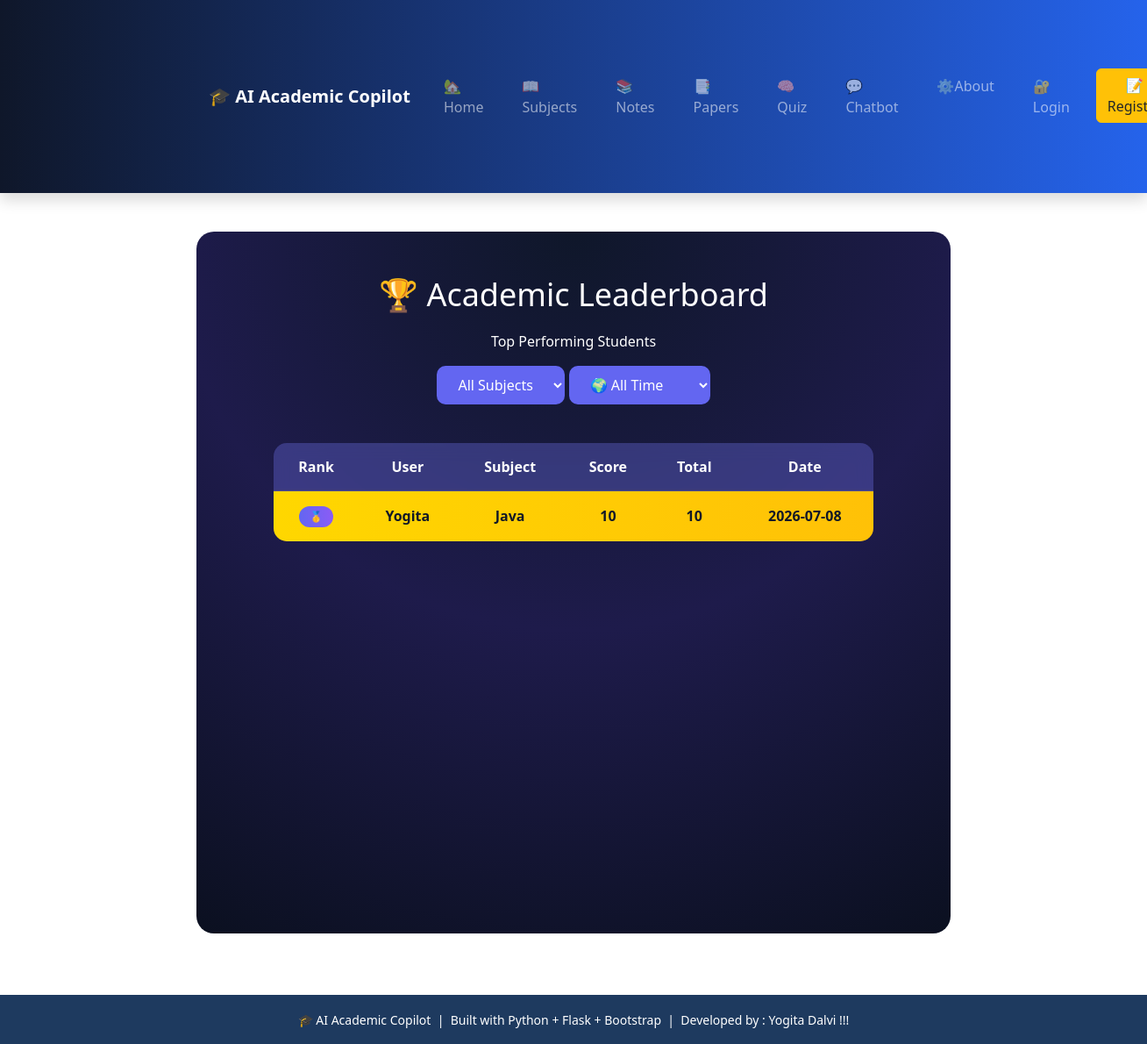
The app's page /leaderboard with its own data.
### tables this page shows
CREATE TABLE quiz_results (
        id INTEGER PRIMARY KEY AUTOINCREMENT,
        user_id INTEGER,
        subject TEXT,
        score INTEGER,
        total INTEGER,
        created_at TEXT
    );

CREATE TABLE users (
        id INTEGER PRIMARY KEY AUTOINCREMENT,
        fullname TEXT,
        email TEXT,
        username TEXT UNIQUE,
        password TEXT,
        role TEXT DEFAULT 'student'
    );

### app.py (the view)
@app.route("/leaderboard")
def leaderboard():
    conn = get_db()
    cur = conn.cursor()
    subject = request.args.get("subject", "All")
    period = request.args.get("period", "all")
    query = """
        SELECT users.username,
               quiz_results.subject,
               quiz_results.score,
               quiz_results.total,
               quiz_results.created_at
        FROM quiz_results
        JOIN users
        ON quiz_results.user_id = users.id
    """
    conditions = []
    params = []
    if subject != "All":
        conditions.append("quiz_results.subject=?")
        params.append(subject)
    if period == "today":
        conditions.append("created_at=?")
        params.append(str(date.today()))
    elif period == "week":
        week = date.today() - timedelta(days=7)
        conditions.append("created_at>=?")
        params.append(str(week))
    if conditions:
        query += " WHERE " + " AND ".join(conditions)
    query += " ORDER BY score DESC"
    cur.execute(query, params)
    data = cur.fetchall()
    current_user = session.get("username")
    your_rank = None
    for i, row in enumerate(data, start=1):
        if row["username"] == current_user:
            your_rank = i
            break
    return render_template(
        "leaderboard.html",
        data=data,
        selected_subject=subject,
        selected_period=period,
        current_user=current_user,
        your_rank=your_rank
    )

### app.py (called while the page is built)
def get_db():
    conn = sqlite3.connect(DB_PATH)
    conn.row_factory = sqlite3.Row
    return conn

### templates/leaderboard.html (shortened to what this page needs)
{% extends "base.html" %}
{% block content %}
<div class="lb-container">
    <h1>🏆 Academic Leaderboard</h1>
    <p>Top Performing Students</p>
    <form method="GET">
    <select name="subject" onchange="this.form.submit()">
        <option value="All">All Subjects</option>
    </select>
    <select name="period" onchange="this.form.submit()">
    <option value="all"
    {% if selected_period=="all" %}selected{% endif %}>
    🌍 All Time
    </option>
</select>
</form>
<br>
    <table>
        <tr>
            <th>Rank</th>
            <th>User</th>
            <th>Subject</th>
            <th>Score</th>
            <th>Total</th>
            <th>Date</th>
        </tr>
        {% for row in data %}
        <tr class="
            {% if loop.index == 1 %}
                gold
            {% elif loop.index == 2 %}
                silver
            {% elif loop.index == 3 %}
                bronze
            {% endif %}
        ">
            <td>
                {% if loop.index == 1 %}
                    <span class="badge">🥇</span>
                {% elif loop.index == 2 %}
                    <span class="badge">🥈</span>
                {% elif loop.index == 3 %}
                    <span class="badge">🥉</span>
                {% else %}
                    <span class="badge">{{ loop.index }}</span>
                {% endif %}
            </td>
            <td>{{ row["username"] }}</td>
            <td>{{ row["subject"] }}</td>
            <td>{{ row["score"] }}</td>
            <td>{{ row["total"] }}</td>
            <td>{{ row["created_at"] }}</td>
        </tr>
        {% endfor %}
    </table>
</div>
{% endblock %}

### templates/base.html (shortened to what this page needs)
<!DOCTYPE html>
<html lang="en">
<head>
    <link href="https://cdn.jsdelivr.net/npm/bootstrap@5.3.3/dist/css/bootstrap.min.css" rel="stylesheet">
    <link rel="stylesheet" href="{{ url_for('static', filename='css/style.css') }}">
</head>
<nav class="navbar navbar-expand-lg navbar-dark bg-primary shadow">
    <div class="container">
        <a class="navbar-brand fw-bold" href="/">
            🎓 AI Academic Copilot
        </a>
        <div class="collapse navbar-collapse" id="navbarNav">
            <ul class="navbar-nav me-auto">
                <li class="nav-item">
                    <a class="nav-link" href="/">🏡Home</a>
                </li>
                <li class="nav-item">
                    <a class="nav-link" href="/subjects">📖Subjects</a>
                </li>
                <li class="nav-item">
                    <a class="nav-link" href="/notes">📚Notes</a>
                </li>
                <li class="nav-item">
                    <a class="nav-link" href="/papers">📑Papers</a>
                </li>
                <li class="nav-item">
                    <a class="nav-link" href="/quiz">🧠Quiz</a>
                </li>
                <li class="nav-item">
                    <a class="nav-link" href="/chatbot">💬Chatbot</a>
                </li>
                <li class="nav-item">
                    <a class="nav-link" href="/about">⚙️About</a>
                </li>
            </ul>
            <ul class="navbar-nav">
                {% if session.get('user_id') %}
                <li class="nav-item">
                    <a class="nav-link" href="/dashboard">
                        📊 Dashboard
                    </a>
                </li>
                <li class="nav-item">
                    <span class="nav-link">
                        👤 {{ session.username }}
                    </span>
                </li>
                <li class="nav-item">
                    <a class="btn btn-danger ms-2" href="/logout">
                        🔓Logout
                    </a>
                </li>
                {% else %}
                <li class="nav-item">
                    <a class="nav-link" href="/login">
                        🔐Login
                    </a>
                </li>
                <li class="nav-item">
                    <a class="btn btn-warning text-dark ms-2"
                       href="/register">
                        📝Register
                    </a>
                </li>
                {% endif %}
            </ul>
        </div>
    </div>
</nav>
<div class="container mt-4">
    {% block content %}
    {% endblock %}
</div>
    <footer style="background-color: #1e3a5f;" class="text-white text-center py-3 mt-5">
        <small>
            🎓 AI Academic Copilot &nbsp;|&nbsp;
            Built with Python + Flask + Bootstrap &nbsp;|&nbsp;
            Developed by : Yogita Dalvi !!!
        </small>
    </footer>
</body>
</html>

### static/css/style.css (style rules this page uses)
nav { background:linear-gradient(90deg,#0f172a,#2563eb); padding:18px 35px; display:flex; align-items:center; justify-content:space-between; box-shadow:0 4px 12px rgba(0,0,0,0.2); }
nav a { color:#f8fafc; margin:0 14px; text-decoration:none; font-size:17px; font-weight:500; transition:0.3s; }
.container { max-width:900px; margin:50px auto; padding:20px; }

### templates/leaderboard.html (style rules this page uses)
.lb-container { padding:50px; min-height:100vh; background: radial-gradient(circle at top,#0f172a,#1e1b4b,#0b1020); color:white; border-radius:20px; text-align:center; }
.lb-container h1 { font-size:36px; margin-bottom:20px; }
table { width:90%; margin:auto; border-collapse:collapse; background:rgba(255,255,255,0.05); backdrop-filter:blur(10px); border-radius:15px; overflow:hidden; }
th, td { padding:15px; border-bottom:1px solid rgba(255,255,255,0.1); }
th { background:rgba(99,102,241,0.3); }
.badge { padding:6px 12px; border-radius:20px; background:linear-gradient(90deg,#6366f1,#8b5cf6); font-weight:bold; color:white; }
.gold { background:linear-gradient(90deg,#FFD700,#FFC107); color:#111827; font-weight:bold; }
select { padding:10px 20px; border:none; border-radius:10px; background:#6366f1; color:white; font-size:16px; cursor:pointer; margin-bottom:20px; }

### records on screen
quiz_results: username "Yogita", subject "Java", score "10", total "10", created_at "2026-07-08"
